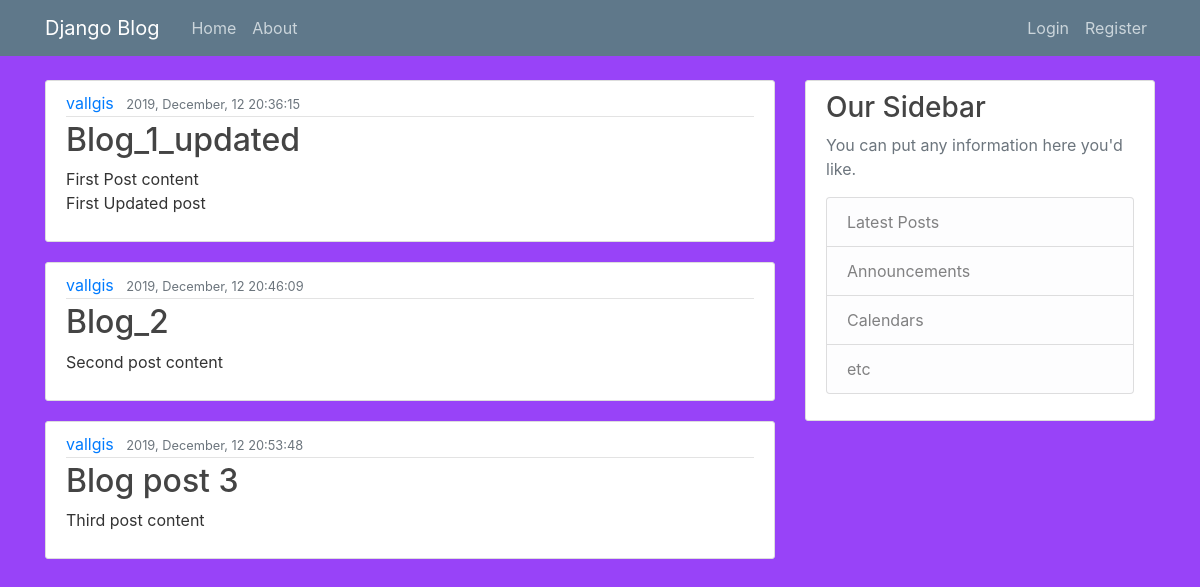
The page / on the database its author committed.
### blog/models.py (models this page shows, shortened)
class Post(models.Model): #we have a title that will be a field of our post
    title = models.CharField(max_length=100)#table of our data base
    content = models.TextField()#post content table
    date_posted = models.DateTimeField(default=timezone.now)
    author = models.ForeignKey(User, on_delete=models.CASCADE)

### blog/views.py (the view)
# urls.py: path('', views.home, name='blog-home'),
def home(request):
    context = {'posts': Post.objects.all()}
    return render(request, 'blog/home.html', context)

### blog/templates/blog/home.html
{% extends 'blog/base.html' %}
{% block content %}
    {% for post in posts %}
        <article class="media content-section">
            <div class="media-body">
                <div class="article-metadata">
                    <a class="mr-2" href="#">{{ post.author }}</a>
                    <small class="text-muted">{{ post.date_posted|date:"Y, F, d H:i:s" }}</small>
                </div>
                <h2><a class="article-title" href="#">{{ post.title }}</a></h2>
                <p class="article-content">{{ post.content }}</p>
            </div>
        </article>
    {% endfor %}
{% endblock content %}

### blog/templates/blog/base.html (shortened to what this page needs)
{% load static %}
<!DOCTYPE html>
<html>
<head>
    <link rel="stylesheet" href="https://maxcdn.bootstrapcdn.com/bootstrap/4.0.0/css/bootstrap.min.css">
    <link rel="stylesheet" type="text/css" href="{% static 'blog/main.css' %}">
</head>
<body>
    <header class="site-header">
        <nav class="navbar navbar-expand-md navbar-dark bg-steel fixed-top">
            <div class="container">
                <a class="navbar-brand mr-4" href="{% url 'blog-home' %}">Django Blog</a>
                <div class="collapse navbar-collapse" id="navbarToggle">
                    <div class="navbar-nav mr-auto">
                    <a class="nav-item nav-link" href="{% url 'blog-home' %}">Home</a>
                    <a class="nav-item nav-link" href="{% url 'blog-about' %}">About</a>
                </div>
                <div class="navbar-nav">
                    <a class="nav-item nav-link" href="#">Login</a>
                    <a class="nav-item nav-link" href="#">Register</a>
                </div>
            </div>
        </div>
    </nav>
</header>
    <main role="main" class="container">
        <div class="row">
            <div class="col-md-8">
                {% block content %}{% endblock %}
            </div>
            <div class="col-md-4">
                <div class="content-section">
                    <h3>Our Sidebar</h3>
                    <p class='text-muted'>You can put any information here you'd like.
                        <ul class="list-group">
                            <li class="list-group-item list-group-item-light">Latest Posts</li>
                            <li class="list-group-item list-group-item-light">Announcements</li>
                            <li class="list-group-item list-group-item-light">Calendars</li>
                            <li class="list-group-item list-group-item-light">etc</li>
                        </ul>
                    </p>
                </div>
            </div>
        </div>
</main>
</body>
</html>

### blog/static/blog/main.css (style rules this page uses)
body { background: #9843f8; color: #333333; margin-top: 5rem; }
h1, h2, h3, h4, h5, h6 { color: #444444; }
ul { margin: 0; }
.bg-steel { background-color: #5f788a; }
.site-header .navbar-nav .nav-link { color: #cbd5db; }
.content-section { background: #ffffff; padding: 10px 20px; border: 1px solid #dddddd; border-radius: 3px; margin-bottom: 20px; }
.article-title { color: #444444; }
.article-content { white-space: pre-line; }
.article-metadata { padding-bottom: 1px; margin-bottom: 4px; border-bottom: 1px solid #e3e3e3 }

### rows shown on the page
Post: author "vallgis", date_posted "2019, December, 12 20:36:15", title "Blog_1_updated", content "First Post content First Updated post"
Post: author "vallgis", date_posted "2019, December, 12 20:46:09", title "Blog_2", content "Second post content"
Post: author "vallgis", date_posted "2019, December, 12 20:53:48", title "Blog post 3", content "Third post content"
